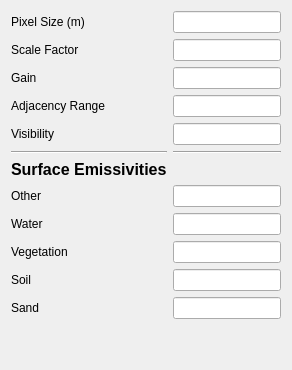
          <widget class="QWidget" name="tab_3">
           <attribute name="title">
            <string>Image</string>
           </attribute>
           <layout class="QGridLayout" name="gridLayout_2">
            <item row="0" column="0">
             <widget class="QLabel" name="label_12">
              <property name="text">
               <string>Pixel Size (m)</string>
              </property>
             </widget>
            </item>
            <item row="4" column="1">
             <widget class="QLineEdit" name="visibilityEdit"/>
            </item>
            <item row="1" column="1">
             <widget class="QLineEdit" name="scaleFactorEdit"/>
            </item>
            <item row="1" column="0">
             <widget class="QLabel" name="label_13">
              <property name="text">
               <string>Scale Factor</string>
              </property>
             </widget>
            </item>
            <item row="3" column="1">
             <widget class="QLineEdit" name="adjacencyRangeEdit"/>
            </item>
            <item row="3" column="0">
             <widget class="QLabel" name="label_22">
              <property name="text">
               <string>Adjacency Range</string>
              </property>
             </widget>
            </item>
            <item row="12" column="1">
             <spacer name="verticalSpacer_6">
              <property name="orientation">
               <enum>Qt::Vertical</enum>
              </property>
              <property name="sizeHint" stdset="0">
               <size>
                <width>20</width>
                <height>40</height>
               </size>
              </property>
             </spacer>
            </item>
            <item row="0" column="1">
             <widget class="QLineEdit" name="pixelSizeEdit"/>
            </item>
            <item row="2" column="1">
             <widget class="QLineEdit" name="gainEdit"/>
            </item>
            <item row="2" column="0">
             <widget class="QLabel" name="label_60">
              <property name="text">
               <string>Gain</string>
              </property>
             </widget>
            </item>
            <item row="4" column="0">
             <widget class="QLabel" name="label_23">
              <property name="text">
               <string>Visibility</string>
              </property>
             </widget>
            </item>
            <item row="11" column="0">
             <widget class="QLabel" name="label_74">
              <property name="text">
               <string>Sand</string>
              </property>
             </widget>
            </item>
            <item row="5" column="1">
             <widget class="Line" name="line_2">
              <property name="orientation">
               <enum>Qt::Horizontal</enum>
              </property>
             </widget>
            </item>
            <item row="5" column="0">
             <widget class="Line" name="line">
              <property name="orientation">
               <enum>Qt::Horizontal</enum>
              </property>
             </widget>
            </item>
            <item row="6" column="0">
             <widget class="QLabel" name="label_21">
              <property name="font">
               <font>
                <pointsize>12</pointsize>
                <weight>75</weight>
                <bold>true</bold>
               </font>
              </property>
              <property name="text">
               <string>Surface Emissivities</string>
              </property>
             </widget>
            </item>
            <item row="10" column="0">
             <widget class="QLabel" name="label_73">
              <property name="text">
               <string>Soil</string>
              </property>
             </widget>
            </item>
            <item row="8" column="1">
             <widget class="QLineEdit" name="waterEmissEdit"/>
            </item>
            <item row="8" column="0">
             <widget class="QLabel" name="label_59">
              <property name="text">
               <string>Water</string>
              </property>
             </widget>
            </item>
            <item row="9" column="0">
             <widget class="QLabel" name="label_72">
              <property name="text">
               <string>Vegetation</string>
              </property>
             </widget>
            </item>
            <item row="11" column="1">
             <widget class="QLineEdit" name="sandEmissEdit"/>
            </item>
            <item row="10" column="1">
             <widget class="QLineEdit" name="soilEmissEdit"/>
            </item>
            <item row="9" column="1">
             <widget class="QLineEdit" name="vegEmissEdit"/>
            </item>
            <item row="7" column="0">
             <widget class="QLabel" name="label_75">
              <property name="text">
               <string>Other</string>
              </property>
             </widget>
            </item>
            <item row="7" column="1">
             <widget class="QLineEdit" name="surfEmissivityEdit"/>
            </item>
           </layout>
          </widget>
